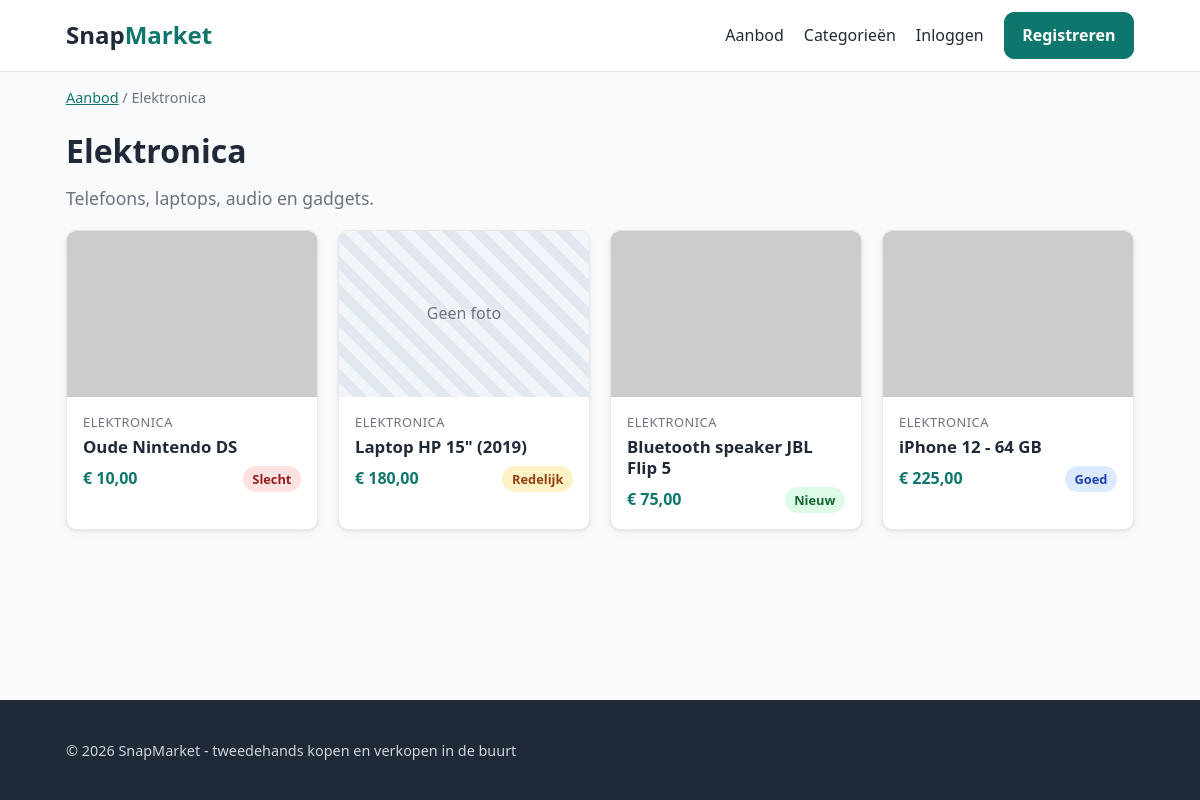
/items_index.php?category_id=2, run on the app's committed database.
### tables this page shows
CREATE TABLE categories (
    id INT UNSIGNED NOT NULL AUTO_INCREMENT,
    naam VARCHAR(50) NOT NULL,
    omschrijving VARCHAR(255) NOT NULL,
    PRIMARY KEY (id),
    UNIQUE KEY uq_categories_naam (naam)
);

CREATE TABLE items (
    id INT UNSIGNED NOT NULL AUTO_INCREMENT,
    titel VARCHAR(100) NOT NULL,
    omschrijving TEXT NOT NULL,
    prijs INT UNSIGNED NOT NULL,
    conditie ENUM('nieuw', 'goed', 'redelijk', 'slecht') NOT NULL,
    status ENUM('beschikbaar', 'verkocht') NOT NULL DEFAULT 'beschikbaar',
    foto_url VARCHAR(255) NULL,
    user_id INT UNSIGNED NOT NULL,
    category_id INT UNSIGNED NOT NULL,
    deleted_at DATETIME NULL,
    created_at TIMESTAMP NOT NULL DEFAULT CURRENT_TIMESTAMP,
    PRIMARY KEY (id),
    CONSTRAINT fk_items_user FOREIGN KEY (user_id) REFERENCES users (id),
    CONSTRAINT fk_items_category FOREIGN KEY (category_id) REFERENCES categories (id)
);

### www/functions.php (called while the page is built, shortened)
<?php
function formatPrijs($centen)
{
    return '€ ' . number_format($centen / 100, 2, ',', '.');
}

### www/item_card.php (the view, shortened to what this page needs)
<a class="card" href="item_detail.php?id=<?php echo $item['id']; ?>">
    <div class="card-image">
        <?php if (!empty($item['foto_url'])) : ?>
            <img src="<?php echo htmlspecialchars($item['foto_url']); ?>" alt="<?php echo htmlspecialchars($item['titel']); ?>" loading="lazy">
        <?php else : ?>
            <div class="no-image">Geen foto</div>
        <?php endif; ?>
    </div>
    <div class="card-body">
        <p class="card-category"><?php echo htmlspecialchars($item['categorie_naam']); ?></p>
        <h3 class="card-title"><?php echo $item['titel']; ?></h3>
        <div class="card-meta">
            <span class="price"><?php echo formatPrijs($item['prijs']); ?></span>
            <span class="badge badge-<?php echo htmlspecialchars($item['conditie']); ?>"><?php echo htmlspecialchars(ucfirst($item['conditie'])); ?></span>
        </div>
    </div>
</a>

### www/items_index.php (shortened to what this page needs)
<?php
require 'database.php';
require 'functions.php';
$category = null;
if (isset($_GET['category_id'])) {
    $stmt = $conn->prepare("SELECT * FROM categories WHERE id = :id");
    $stmt->execute(['id' => $_GET['category_id']]);
    $category = $stmt->fetch(PDO::FETCH_ASSOC);
}
if ($category) {
    $sql = "SELECT items.*, categories.naam AS categorie_naam
            FROM items
            JOIN categories ON items.category_id = categories.id
            WHERE items.status = 'beschikbaar' AND items.deleted_at IS NULL
            AND items.category_id = :category_id
            ORDER BY items.created_at DESC";
    $stmt = $conn->prepare($sql);
    $stmt->execute(['category_id' => $category['id']]);
}
$items = $stmt->fetchAll(PDO::FETCH_ASSOC);
require 'header.php';
?>
<main class="container">
    <?php if ($category) : ?>
        <p class="breadcrumb"><a href="items_index.php">Aanbod</a> / <?php echo htmlspecialchars($category['naam']); ?></p>
        <h1><?php echo htmlspecialchars($category['naam']); ?></h1>
        <p class="lead"><?php echo htmlspecialchars($category['omschrijving']); ?></p>
    <?php else : ?>
        <h1>Aanbod</h1>
        <p class="lead">Alle beschikbare advertenties, nieuwste eerst.</p>
    <?php endif; ?>
    <?php if (empty($items)) : ?>
        <p class="empty">Er zijn hier nog geen advertenties.</p>
    <?php else : ?>
        <div class="grid">
            <?php foreach ($items as $item) : ?>
                <?php include 'item_card.php'; ?>
            <?php endforeach; ?>
        </div>
    <?php endif; ?>
</main>
<?php require 'footer.php'; ?>

### www/css/style.css (style rules this page uses)
:root { --color-primary: #0f766e; --color-primary-dark: #115e59; --color-accent: #f59e0b; --color-text: #1f2937; --color-muted: #6b7280; --color-border: #e5e7eb; --color-bg: #f8fafc; --color-white: #ffffff; --color-error: #b91c1c; --color-success: #15803d; --radius: 10px; --shadow: 0 1px 3px rgba(0, 0, 0, 0.08), 0 4px 12px rgba(0, 0, 0, 0.04); }
* { box-sizing: border-box; }
body { margin: 0; font-family: system-ui, -apple-system, "Segoe UI", Roboto, sans-serif; color: var(--color-text); background: var(--color-bg); line-height: 1.6; display: flex; flex-direction: column; min-height: 100vh; }
main { flex: 1; padding-top: 2rem; padding-bottom: 3rem; }
a { color: var(--color-primary); }
h1, h2, h3 { line-height: 1.25; }
img { max-width: 100%; display: block; }
.container { width: 100%; max-width: 1100px; margin: 0 auto; padding: 0 1rem; }
.lead { color: var(--color-muted); font-size: 1.1rem; margin-top: -0.5rem; }
.breadcrumb { font-size: 0.9rem; color: var(--color-muted); }
.grid { display: grid; grid-template-columns: repeat(auto-fill, minmax(230px, 1fr)); gap: 1.25rem; }
.card { display: flex; flex-direction: column; background: var(--color-white); border: 1px solid var(--color-border); border-radius: var(--radius); overflow: hidden; box-shadow: var(--shadow); color: var(--color-text); text-decoration: none; transition: transform 0.15s ease; }
.card-image { position: relative; aspect-ratio: 3 / 2; background: var(--color-border); }
.card-image img { width: 100%; height: 100%; object-fit: cover; }
.card-body { padding: 0.9rem 1rem 1rem; }
.card-category { margin: 0; font-size: 0.8rem; color: var(--color-muted); text-transform: uppercase; letter-spacing: 0.04em; }
.card-title { margin: 0.2rem 0 0.6rem; font-size: 1.05rem; }
.card-meta { display: flex; align-items: center; justify-content: space-between; }
.no-image { display: flex; align-items: center; justify-content: center; width: 100%; height: 100%; color: var(--color-muted); background: repeating-linear-gradient(45deg, #f1f5f9, #f1f5f9 10px, #e2e8f0 10px, #e2e8f0 20px); }
.price { font-weight: 700; color: var(--color-primary); }
.badge { display: inline-block; padding: 0.15rem 0.6rem; border-radius: 999px; font-size: 0.8rem; font-weight: 600; background: var(--color-border); }
.badge-nieuw { background: #dcfce7; color: #166534; }
.badge-goed { background: #dbeafe; color: #1e40af; }
.badge-redelijk { background: #fef3c7; color: #92400e; }
.badge-slecht { background: #fee2e2; color: #991b1b; }

### data on the page
categories: naam "Elektronica", omschrijving "Telefoons, laptops, audio en gadgets."
items: category.naam "ELEKTRONICA", titel "Oude Nintendo DS", prijs "€ 10,00", conditie "Slecht"
items: shows "Geen foto", category.naam "ELEKTRONICA", titel "Laptop HP 15\" (2019)", prijs "€ 180,00", conditie "Redelijk"
items: category.naam "ELEKTRONICA", titel "Bluetooth speaker JBL Flip 5", prijs "€ 75,00", conditie "Nieuw"
items: category.naam "ELEKTRONICA", titel "iPhone 12 - 64 GB", prijs "€ 225,00", conditie "Goed"
